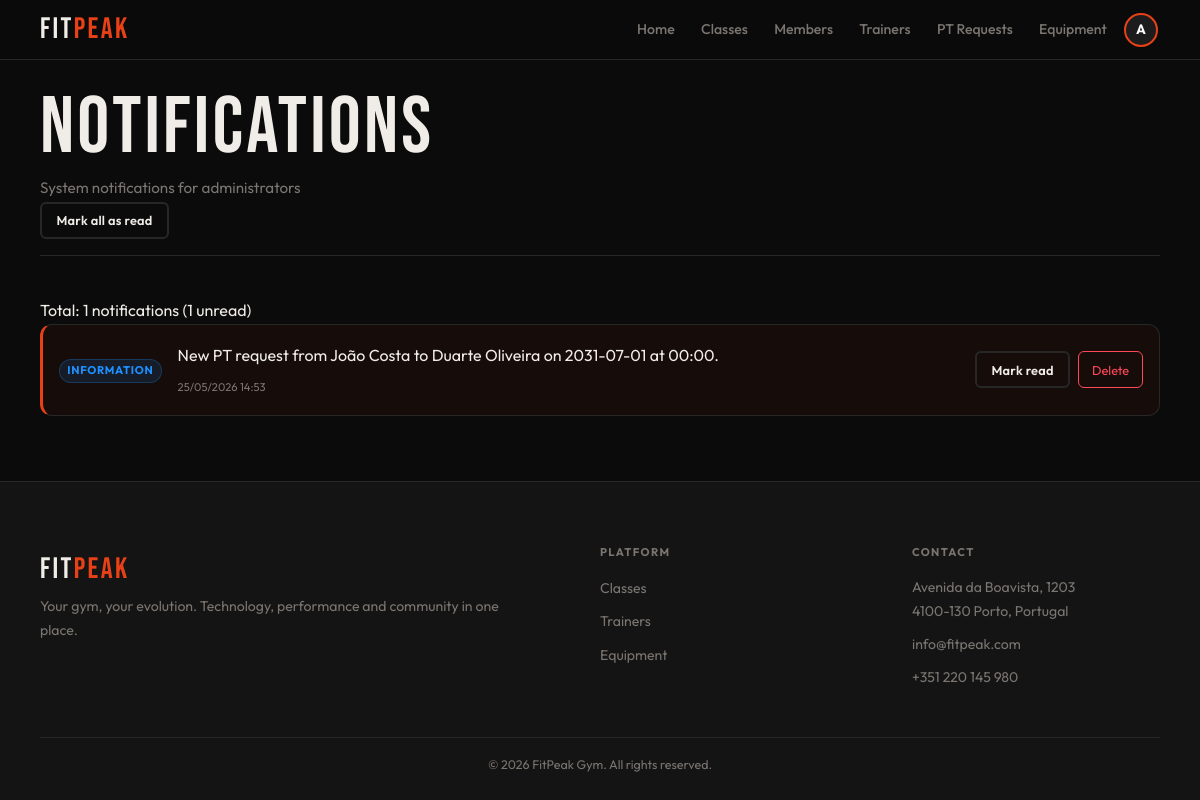
Before: /admin/notifications.php (signed in) with the older database file.
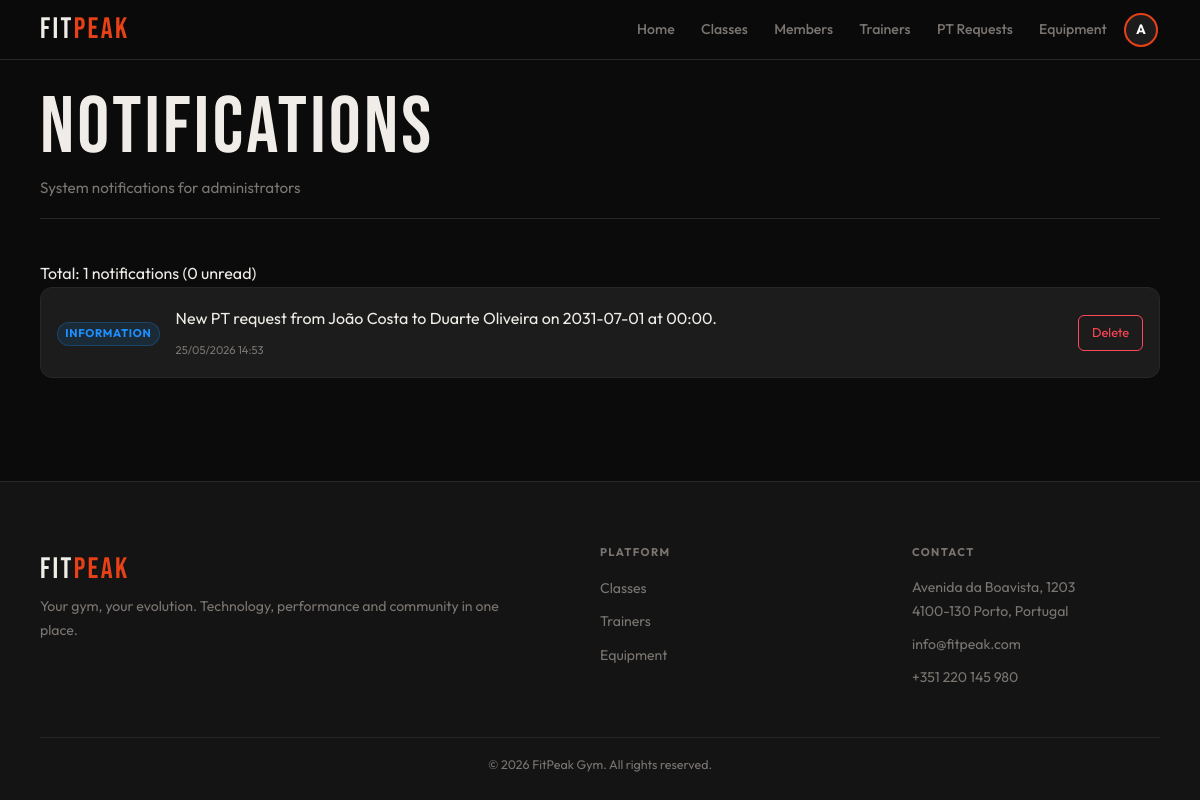
After: the same page with the newer database file.
### tables this page shows
CREATE TABLE notifications (
    id INTEGER PRIMARY KEY AUTOINCREMENT,
    user_id INTEGER NOT NULL,
    message TEXT NOT NULL,
    notification_type_id INTEGER NOT NULL,
    read_at DATETIME DEFAULT NULL,
    created_at DATETIME DEFAULT CURRENT_TIMESTAMP,
    FOREIGN KEY(user_id) REFERENCES users(id) ON DELETE CASCADE,
    FOREIGN KEY(notification_type_id) REFERENCES notification_types(id)
);

CREATE TABLE notification_types (
    id INTEGER PRIMARY KEY AUTOINCREMENT,
    name TEXT UNIQUE NOT NULL,
    label TEXT NOT NULL,
    css_class TEXT DEFAULT 'info',
    active INTEGER NOT NULL DEFAULT 1
);

### db/notifications.php (called while the page is built, shortened)
<?php
function getNotificationsForUser($pdo, $userId, $limit = 50, $offset = 0) {
    $stmt = $pdo->prepare("
        SELECT n.*, nt.label as type_label, nt.css_class
        FROM notifications n
        JOIN notification_types nt ON n.notification_type_id = nt.id
        WHERE n.user_id = ?
        ORDER BY n.created_at DESC
        LIMIT ? OFFSET ?
    ");
    $stmt->execute([$userId, $limit, $offset]);
    return $stmt->fetchAll(PDO::FETCH_ASSOC);
}
function getUnreadCountForUser($pdo, $userId) {
    $stmt = $pdo->prepare("SELECT COUNT(*) FROM notifications WHERE user_id = ? AND read_at IS NULL");
    $stmt->execute([$userId]);
    return (int)$stmt->fetchColumn();
}

### template/notifications.php (the view, shortened to what this page needs)
<?php
function output_notifications_list($notifications) {
    ?>
    <div class="notifications-list">
        <?php foreach ($notifications as $notif): ?>
            <div class="notification-item <?= $notif['read_at'] ? 'read' : 'unread' ?>" data-id="<?= $notif['id'] ?>">
                <div class="notification-icon">
                    <span class="badge badge-<?= htmlspecialchars($notif['css_class']) ?>">
                        <?= htmlspecialchars($notif['type_label']) ?>
                    </span>
                </div>
                <div class="notification-content">
                    <p><?= htmlspecialchars($notif['message']) ?></p>
                    <small class="notification-date"><?= date('d/m/Y H:i', strtotime($notif['created_at'])) ?></small>
                </div>
                <div class="notification-actions">
                    <?php if (!$notif['read_at']): ?>
                        <button class="mark-read-btn secondary-button btn-sm" data-id="<?= (int)$notif['id'] ?>">Mark read</button>
                    <?php endif; ?>
                    <button class="delete-notif-btn danger-button btn-sm" data-id="<?= (int)$notif['id'] ?>">Delete</button>
                </div>
            </div>
        <?php endforeach; ?>
    </div>
    <?php
}

### admin/notifications.php (shortened to what this page needs)
<?php
require_once '../includes/header.php';
require_once '../includes/footer.php';
require_once '../includes/auth.php';
require_once '../db/notifications.php';
require_once '../template/notifications.php';
$pdo = getDatabaseConnection();
$adminId = $_SESSION['user_id'];
$notifications = getNotificationsForUser($pdo, $adminId);
$unreadCount = getUnreadCountForUser($pdo, $adminId);
?>
<main class="main">
    <div class="container">
        <header class="page-header">
            <div class="page-header-row">
                <div>
                    <h1>Notifications</h1>
                    <p>System notifications for administrators</p>
                </div>
                <div class="notification-header-actions">
                    <?php if ($unreadCount > 0): ?>
                        <form method="post" style="display: inline;">
                            <button type="submit" class="secondary-button btn-sm">Mark all as read</button>
                        </form>
                    <?php endif; ?>
                </div>
            </div>
        </header>
        <div class="results-bar">
            <p class="results-count">Total: <?= count($notifications) ?> notifications (<?= $unreadCount ?> unread)</p>
        </div>
        <?php output_notifications_list($notifications); ?>
    </div>
</main>

Changed rows visible on the page:
changed notifications "INFORMATION": no longer shows "Mark read"
Other visible differences:
$unreadCount: "1" → "0"
text no longer shown: "Mark all as read"
